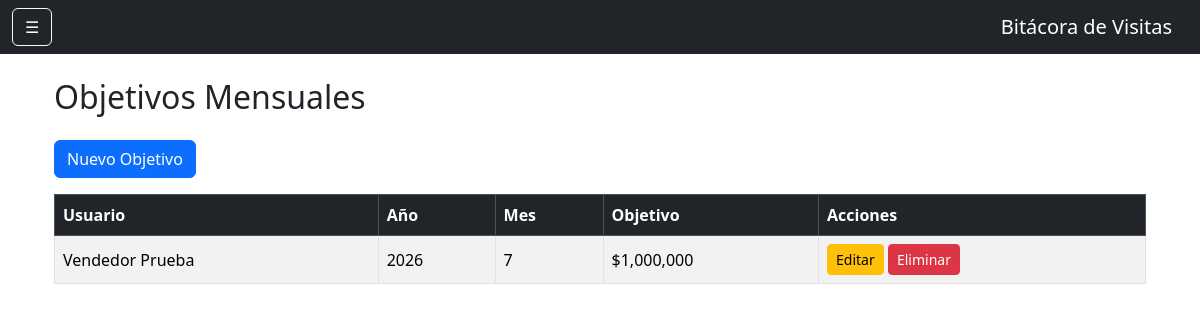
Screenshot of /objetivos (signed in) with the database file from the repository.
### models.py (models this page shows)
class Objetivo(db.Model):
    __tablename__ = 'objetivos'
    id = db.Column(
        db.Integer,
        primary_key=True
    )
    usuario_id = db.Column(
        db.Integer,
        db.ForeignKey('usuarios.id')
    )
    anio = db.Column(
        db.Integer,
        nullable=False
    )
    mes = db.Column(
        db.Integer,
        nullable=False
    )
    objetivo = db.Column(
        db.Float,
        nullable=False
    )
    usuario = db.relationship(
        'Usuario',
        backref='objetivos'
    )

class Usuario(UserMixin, db.Model):
    __tablename__ = 'usuarios'
    id = db.Column(db.Integer, primary_key=True)
    nombre = db.Column(db.String(100), nullable=False)
    correo = db.Column(db.String(120), unique=True, nullable=False)
    password = db.Column(db.String(500), nullable=False)
    rol = db.Column(db.String(20), default='vendedor')
    activo = db.Column(db.Boolean, default=True)

### app.py (the view)
@app.route('/objetivos')
@login_required
def objetivos():
    if current_user.rol not in ['admin', 'supervisor']:
        return redirect('/dashboard')
    objetivos = Objetivo.query.order_by(
        Objetivo.anio.desc(),
        Objetivo.mes.desc()
    ).all()
    return render_template(
        'objetivos.html',
        objetivos=objetivos
    )

### app.py (called while the page is built)
@login_manager.user_loader
def load_user(user_id):
    return Usuario.query.get(int(user_id))

### templates/objetivos.html
{% extends 'base.html' %}
{% block contenido %}
<div class="container mt-4">
    <h2 class="mb-4">
        Objetivos Mensuales
    </h2>
    <a href="{{ url_for('nuevo_objetivo') }}"
       class="btn btn-primary mb-3">
        Nuevo Objetivo
    </a>
    <div class="table-responsive">
        <table class="table table-striped table-bordered align-middle">
            <thead class="table-dark">
                <tr>
                    <th>Usuario</th>
                    <th>Año</th>
                    <th>Mes</th>
                    <th>Objetivo</th>
                    <th>Acciones</th>
                </tr>
            </thead>
            <tbody>
            {% for o in objetivos %}
                <tr>
                    <td>
                        {{ o.usuario.nombre }}
                    </td>
                    <td>
                        {{ o.anio }}
                    </td>
                    <td>
                        {{ o.mes }}
                    </td>
                    <td>
                        ${{ "{:,.0f}".format(o.objetivo or 0) }}
                    </td>
                    <td>
                        <a href="{{ url_for('editar_objetivo', id=o.id) }}"
                           class="btn btn-warning btn-sm">
                            Editar
                        </a>
                        <a href="{{ url_for('eliminar_objetivo', id=o.id) }}"
                           class="btn btn-danger btn-sm"
                           onclick="return confirm('¿Deseas eliminar este objetivo?');">
                            Eliminar
                        </a>
                    </td>
                </tr>
            {% else %}
                <tr>
                    <td colspan="5" class="text-center">
                        No hay objetivos registrados.
                    </td>
                </tr>
            {% endfor %}
            </tbody>
        </table>
    </div>
</div>
{% endblock %}

### rows the page displays
Objetivo: usuario.nombre "Vendedor Prueba", anio "2026", mes "7", objetivo "1,000,000"
